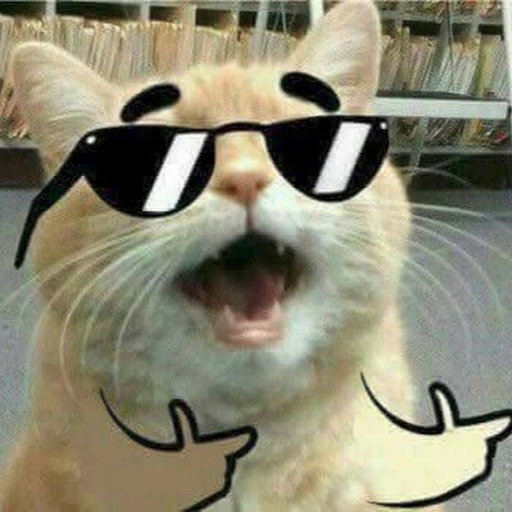
//> input picture talleres/taller2/piramideGauss/gato.jpeg, 512 x 512 px
$ ./piramideGauss gato.jpeg   (built with g++ and OpenCV 4)
//> lines starting //> are read from the running program, lines starting //| are printed output that depends on the picture
#include "opencv2/imgproc/imgproc.hpp"
#include "opencv2/highgui/highgui.hpp"
#include <math.h>
#include <stdlib.h>
#include <stdio.h>

#include "opencv2/imgproc.hpp"
#include "opencv2/imgcodecs.hpp"
#include "opencv2/highgui.hpp"

#include <iostream>
#include <fstream>
#include <string>
#include <list>
#include <cstring>


using namespace cv;

using namespace std;


Mat gaussUp(Mat dst, Mat kernel)
{
  Point anchor = Point( -1, -1 );
  double delta = 0;
  int ddepth = -1;

  int tamx ;
  int tamy ;

  tamx = dst.size().width * 2;
  tamy = dst.size().height * 2;

  Mat nueva( tamx , tamy , CV_8UC3, Scalar(255,255,255));

  int mov = 0;
  for(int i=0; i < tamx; i++)
  {
    for (int j=0; j< tamy; j++)
    {
      if ( i%2 != 0 and j%2 != 0 )
      {
        nueva.at<Vec3b>( Point( i, j ) ) = dst.at<Vec3b>( Point( mov/dst.size().width, mov%dst.size().width ) );
        mov ++;
      }
      else
      {
        nueva.at<Vec3b>( Point( i, j ) ) = dst.at<Vec3b>(Point( i/2, j/2 ) );

        //nueva.at<Vec3b>( Point( i, j ) ) = dst.at<Vec3b>( Point( i-1 , j ) );
      }
    }
  }
  filter2D(nueva, nueva, ddepth , kernel, anchor, delta, BORDER_DEFAULT );

  return nueva;
}


Mat gaussDown(Mat dst, Mat kernel)
{
  Point anchor = Point( -1, -1 );
  double delta = 0;
  int ddepth = -1;

  int tamx ;
  int tamy ;

  tamx = dst.size().width / 2;
  tamy = dst.size().height / 2;

  Mat nueva( tamx , tamy , CV_8UC3, Scalar(255,255,255));

  //filter2D(src, dst, ddepth , kernel, anchor, delta, BORDER_DEFAULT );


  int mov = 0;
  for(int i=0; i < dst.rows; i++)
  {
    for (int j=0; j< dst.cols; j++)
    {
      if ( i%2 != 0 and j%2 != 0 )
      {
        nueva.at<Vec3b>(Point( mov/tamx, mov%tamx )) = dst.at<Vec3b>(Point( i, j ));
        mov ++;
      }
    }
  }

  filter2D(dst, dst, ddepth , kernel, anchor, delta, BORDER_DEFAULT );

  return nueva;
}


int main ( int argc, char** argv )
{

    if( argc < 2 )
    {
      cout<<" ingresar : "<<argv[0]<<" (nombre imagen)"<<endl;
      return -1;
    }
    Mat src, dst;
    // [9 lines of commented-out code are left out]

    const char* imageName = argv[1];

    // Loads an image
    src = imread( imageName, IMREAD_COLOR ); // Load an image
//> src is the input picture: 512 rows x 512 cols, CV_8UC3; mean B, G, R 114.1, 135.9, 138.9
    if( src.empty() )
    {
        printf(" Error opening image\n");
        return -1;
    }

    //filter2D(src, dst, ddepth , kernel, anchor, delta, BORDER_DEFAULT );

    //string mod = string( argv[2] );

    Mat_<float> kernel(5,5);

    kernel << 1,  4,  6,  4, 1, // 16
              4, 16, 24, 16, 4, // 64
              6, 24, 36, 24, 6, // 96
              4, 16, 24, 16, 4, // 64
              1,  4,  6,  4, 1; // 16

    //kernel/=16;
    kernel/=256;
    // [9 lines of commented-out code are left out]

    imwrite("4.jpg", src );

    dst = gaussUp(src, kernel);
//> the loop in gaussUp, `for(int i=0; i < tamx; i++)` made 1024 passes
//> mov on passes 1 to 3: 0, 512, 512
//> after the loop in gaussUp, `for(int i=0; i < tamx; i++)`: mov = 262144
    imwrite("5.jpg", dst );
    dst = gaussUp(dst, kernel);
//> the loop in gaussUp (call 2), `for(int i=0; i < tamx; i++)` made 2048 passes
//> mov on passes 1 to 3: 0, 1024, 1024
    imwrite("6.jpg", dst );
    dst = gaussUp(dst, kernel);
    imwrite("7.jpg", dst );

    dst = gaussDown(src, kernel);
//> the loop in gaussDown, `for(int i=0; i < dst.rows; i++)` made 512 passes
//> mov on passes 1 to 3: 0, 256, 256
//> after the loop in gaussDown, `for(int i=0; i < dst.rows; i++)`:
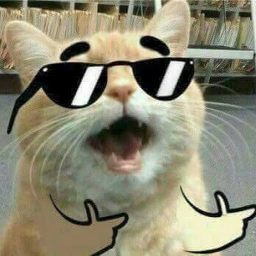
//> nueva: 256 rows x 256 cols, CV_8UC3; mean B, G, R 114.1, 135.9, 138.9
//> after the loop in gaussDown, `for(int i=0; i < dst.rows; i++)`: mov = 65536
    imwrite("3.jpg", dst );
    dst = gaussDown(dst, kernel);
//> the loop in gaussDown (call 2), `for(int i=0; i < dst.rows; i++)` made 256 passes
//> mov on passes 1 to 3: 0, 128, 128
//> after the loop in gaussDown (call 2), `for(int i=0; i < dst.rows; i++)`:
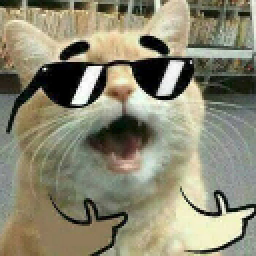
//> nueva: 128 rows x 128 cols, CV_8UC3 (shown 2 times larger); mean B, G, R 114.1, 136, 138.9
//> after the loop in gaussDown (call 2), `for(int i=0; i < dst.rows; i++)`: mov = 16384
//> in gaussDown (call 2), `filter2D(dst, dst, ddepth , kernel, anchor, delta, BORDER_DEFAULT );`:
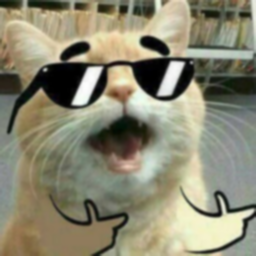
//> dst: 256 rows x 256 cols, CV_8UC3; mean B, G, R 114, 135.9, 138.8
    imwrite("2.jpg", dst );
    dst = gaussDown(dst, kernel);
//> the loop in gaussDown (call 3), `for(int i=0; i < dst.rows; i++)` made 128 passes
//> mov on passes 1 to 12: 0, 64, 64, 128, 128, 192, 192, 256, 256, 320, 320, 384
//> after the loop in gaussDown (call 3), `for(int i=0; i < dst.rows; i++)`:
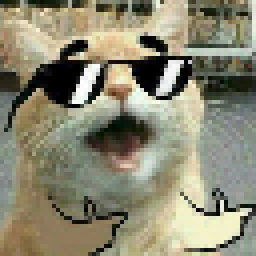
//> nueva: 64 rows x 64 cols, CV_8UC3 (shown 4 times larger); mean B, G, R 114.1, 136, 138.9
//> after the loop in gaussDown (call 3), `for(int i=0; i < dst.rows; i++)`: mov = 4096
//> in gaussDown (call 3), `filter2D(dst, dst, ddepth , kernel, anchor, delta, BORDER_DEFAULT );`:
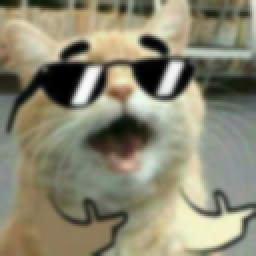
//> dst: 128 rows x 128 cols, CV_8UC3 (shown 2 times larger); mean B, G, R 114, 135.9, 138.8
    imwrite("1.jpg", dst );

    return 0;
}
